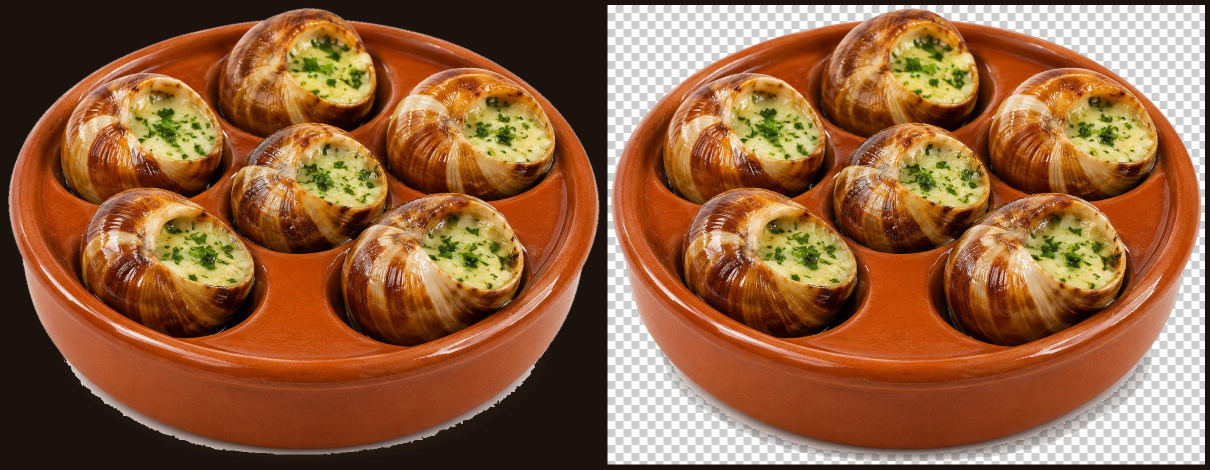
#> input picture _suivi/detourage-escargots.jpg, 2420 x 939 px (shown at 1/2 size); its folder holds only this picture in this run
$ python detourer-plats.py ../_suivi/detourage-escargots.jpg ../_suivi/detourage-foie-gras.jpg
#> lines starting #> are read from the running program, lines starting #| are printed output that depends on the picture; after the words box and inside, x2 and y2 are one past the last pixel; in counts of white or black regions, pixels touching at a corner belong together
#!/usr/bin/env python3
"""Détoure les plats du Traiteur (images Grok sur fond blanc uni) pour les poser sous les cloches.

Usage, depuis la racine du projet :
  python3 outils/detourer-plats.py recu/traiteur-plats/traiteur-escargots-2.jpg escargots [--apercu]

- Fond : les pixels presque blancs reliés au bord de l'image, affinés par GrabCut (OpenCV) ; bord adouci, couleurs
  « dé-blanchies » sur la frange (le halo blanc disparaît sur le fond sombre de la vitrine).
- Recadre au plus près du plat, puis écrit assets/images/grok/traiteur/<id>-480.webp et -800.webp (avec transparence).
- --apercu : écrit aussi _suivi/detourage-<id>.jpg (le plat sur fond sombre et sur damier) pour contrôle.
"""
import sys
from pathlib import Path

import cv2
import numpy as np
from PIL import Image
from scipy import ndimage

RACINE = Path(__file__).resolve().parent.parent
LARGEURS = [480, 800]


def detourer(chemin):
    rgb = np.asarray(Image.open(chemin).convert('RGB')).astype(np.int16)
    h, w, _ = rgb.shape
    ecart = (255 - rgb.min(axis=2))                          # 0 = blanc pur
    sat = rgb.max(axis=2) - rgb.min(axis=2)
    presque_blanc = (ecart < 26) & (sat < 22)
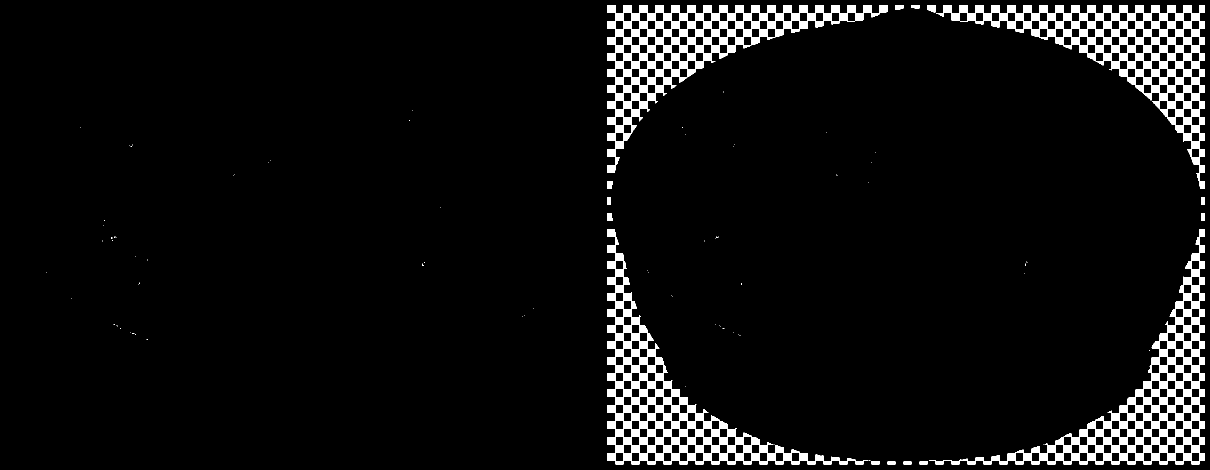
#> presque_blanc: shape (939, 2420) bool (shown at 1/2 size); 5.6% white; 88 white regions (72 under 20 px), largest, box (x1, y1, x2, y2) and area: (1872, 10, 2410, 378) 31993, (1215, 458, 1736, 929) 31808, (1215, 10, 1775, 346) 31461
    # fond = presque blanc relié au bord
    etiquettes, _ = ndimage.label(presque_blanc)
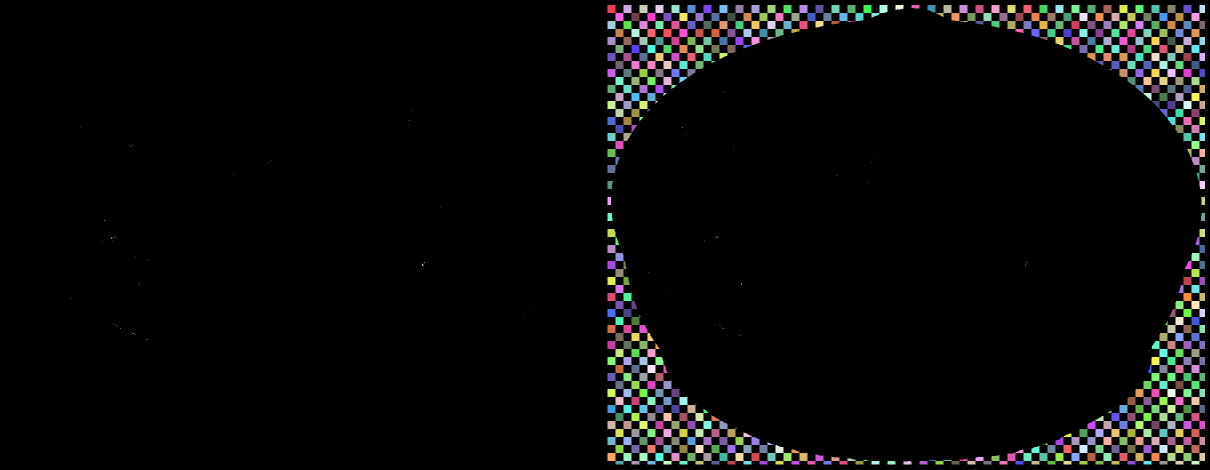
#> etiquettes: shape (939, 2420) int32 (shown at 1/2 size); 674 distinct labels, from 0 to 673; one colour per label, 0 black
    bord = np.unique(np.concatenate([etiquettes[0], etiquettes[-1], etiquettes[:, 0], etiquettes[:, -1]]))
#> bord = [0]
    fond = np.isin(etiquettes, bord[bord > 0])
#> fond: shape (939, 2420) bool; every value is 0
    # GrabCut : fond sûr au bord, fond probable = fond blanc, plat probable = le reste
    masque = np.where(fond, cv2.GC_PR_BGD, cv2.GC_PR_FGD).astype(np.uint8)
#> masque: shape (939, 2420); every value is 3
    m = max(4, min(h, w) // 60)
    masque[:m], masque[-m:], masque[:, :m], masque[:, -m:] = cv2.GC_BGD, cv2.GC_BGD, cv2.GC_BGD, cv2.GC_BGD
#> masque: shape (939, 2420); values 0 (black) and 3 (white), 95.6% white; 1 black region, box (x1, y1, x2, y2) and area: (0, 0, 2420, 939) 99870
    coeur = ndimage.binary_erosion(~fond, iterations=6)
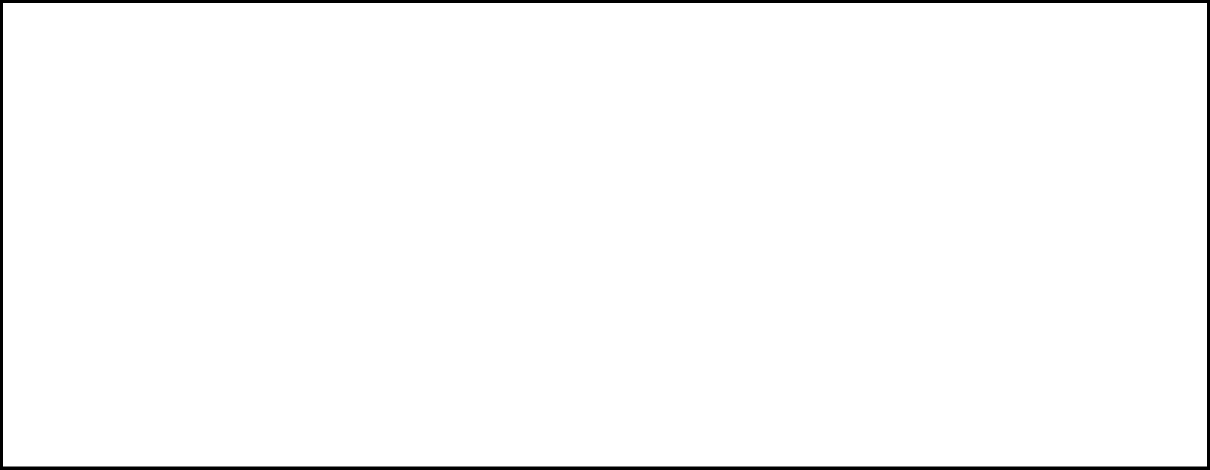
#> coeur: shape (939, 2420) bool (shown at 1/2 size); 98.2% white; 1 black region, box (x1, y1, x2, y2) and area: (0, 0, 2420, 939) 40164
    masque[coeur] = cv2.GC_FGD
    bgr = cv2.cvtColor(rgb.astype(np.uint8), cv2.COLOR_RGB2BGR)
    bg, fg = np.zeros((1, 65), np.float64), np.zeros((1, 65), np.float64)
    cv2.grabCut(bgr, masque, None, bg, fg, 4, cv2.GC_INIT_WITH_MASK)
    plat = np.isin(masque, (cv2.GC_FGD, cv2.GC_PR_FGD))
    # garder le plus grand ensemble (et ce qui le touche), boucher les trous
    lab, n = ndimage.label(plat)
#> n = 1
    if n > 1:
        tailles = ndimage.sum(plat, lab, range(1, n + 1))
        garde = np.zeros(n + 1, bool); garde[1:] = tailles >= tailles.max() * 0.02
        plat = garde[lab]
    plat = ndimage.binary_fill_holes(plat)
    # bord adouci : alpha progressif sur une frange de 2 px, selon l'écart au blanc
    alpha = plat.astype(np.float32)
    frange = plat & ~ndimage.binary_erosion(plat, iterations=2)
#> frange: shape (939, 2420) bool; 0.59% white in thin lines or dots
    alpha[frange] = np.clip(ecart[frange] / 60.0, 0.25, 1.0)
    alpha = cv2.GaussianBlur(alpha, (0, 0), 0.7) * plat.astype(np.float32) + cv2.GaussianBlur(alpha, (0, 0), 0.7) * (~plat) * 0.6
    alpha = np.clip(alpha, 0, 1)
    # dé-blanchir la frange : c = (c - (1 - a) * 255) / a
    a3 = np.maximum(alpha[..., None], 1e-3)
    couleur = np.clip((rgb - (1 - a3) * 255) / a3, 0, 255)
    couleur = np.where(alpha[..., None] > 0.98, rgb, couleur)
    # ombre portée : le gris neutre et clair qui touche le fond devient une ombre douce et transparente
    neutre = plat & (sat < 16) & (rgb.min(axis=2) > 110)
#> neutre: shape (939, 2420) bool; 12.2% white; 96 white regions (90 under 20 px), largest, box (x1, y1, x2, y2) and area: (1215, 10, 2410, 929) 276341, (591, 907, 624, 909) 64, (144, 740, 154, 750) 42, (1054, 744, 1062, 750) 29, (1063, 733, 1068, 741) 26, (836, 876, 842, 880) 21
    lab, n = ndimage.label(neutre)
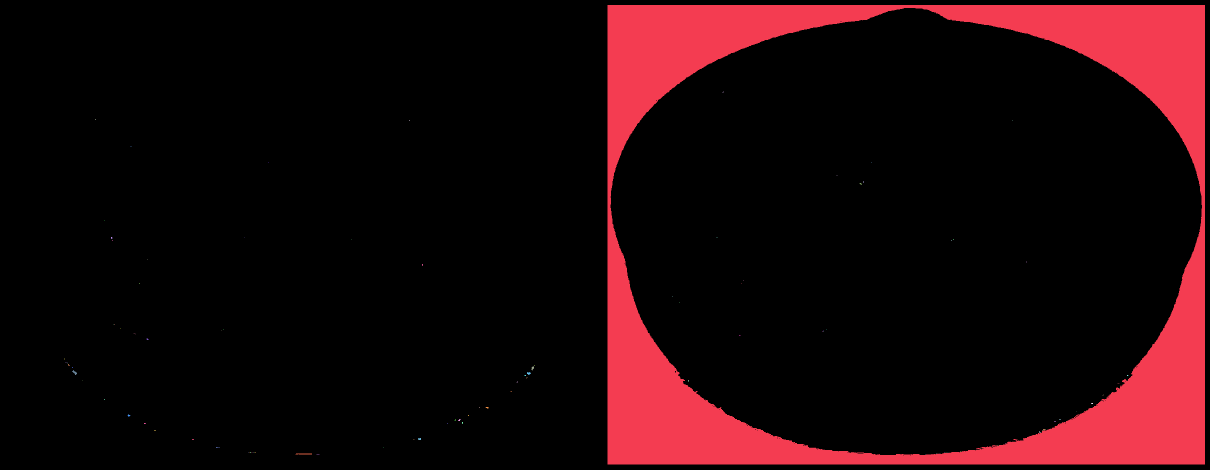
#> lab: shape (939, 2420) int32 (shown at 1/2 size); 114 distinct labels, from 0 to 113; one colour per label, 0 black
#> n = 113
    if n:
        voisin_fond = ndimage.binary_dilation(~plat, iterations=2)
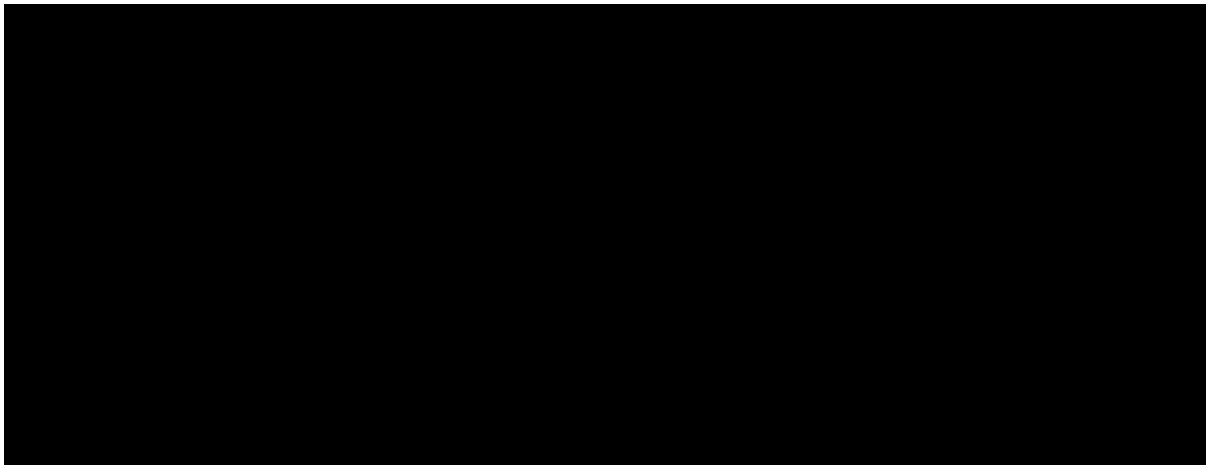
#> voisin_fond: shape (939, 2420) bool (shown at 1/2 size); 2.4% white; 1 white region, box (x1, y1, x2, y2) and area: (0, 0, 2420, 939) 53488
        touche = np.unique(lab[voisin_fond & neutre])
#> touche = empty array
        ombre = np.isin(lab, touche[touche > 0])
        clair = rgb[..., :3].mean(axis=2)
        a_ombre = np.clip((255 - clair) / 255 * 1.4, 0, 0.5)
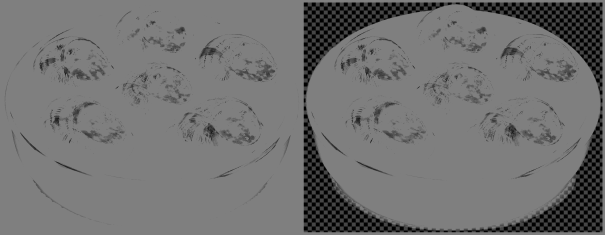
#> a_ombre: shape (939, 2420) float64 (shown at 1/4 size); min 0, max 0.5, mean 0.448
        alpha = np.where(ombre, a_ombre, alpha)
        couleur = np.where(ombre[..., None], np.array([46, 30, 20]), couleur)
        alpha = cv2.GaussianBlur(alpha.astype(np.float32), (0, 0), 0.6)
    rgba = np.dstack([couleur, alpha * 255]).astype(np.uint8)
    img = Image.fromarray(rgba, 'RGBA')
    boite = img.getchannel('A').point(lambda v: 255 if v > 8 else 0).getbbox()
#> boite = (5, 5, 2415, 934)
    marge = 6
    if boite:
        img = img.crop((max(0, boite[0] - marge), max(0, boite[1] - marge), min(w, boite[2] + marge), min(h, boite[3] + marge)))
    return img


def main():
    if len(sys.argv) < 3:
        print(__doc__); sys.exit(1)
    source, ident = Path(sys.argv[1]), sys.argv[2]
    img = detourer(source)
    dossier = RACINE / 'assets/images/grok/traiteur'
    dossier.mkdir(parents=True, exist_ok=True)
    for L in LARGEURS:
        im = img if img.width <= L else img.resize((L, round(img.height * L / img.width)), Image.LANCZOS)
        im.save(dossier / f'{ident}-{L}.webp', 'WEBP', quality=86, method=6)
#> this loop made 2 passes
#> pass 2, in main, `im = img if img.width <= L else img.resize((L, round(img.height * L / ..`:
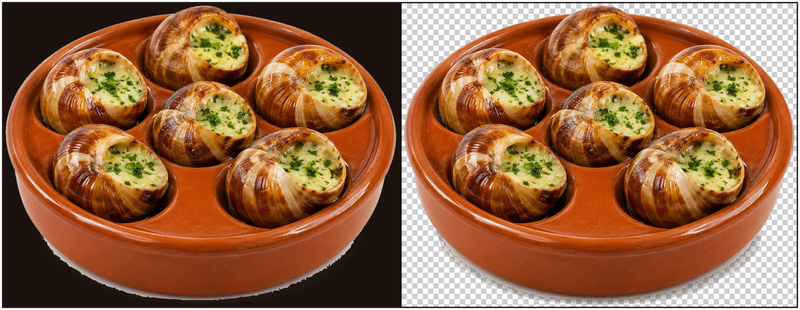
#> im: PIL image 800x310 RGBA; mean R, G, B, A 146, 97.3, 61.6, 250.4; transparent parts drawn white
    print(f'{ident} : {img.width} x {img.height} → assets/images/grok/traiteur/{ident}-{{480,800}}.webp')
#| ../_suivi/detourage-foie-gras.jpg : 2420 x 939 → assets/images/grok/traiteur/../_suivi/detourage-foie-gras.jpg-{480,800}.webp
    if '--apercu' in sys.argv:
        W = img.width
        fond = Image.new('RGB', (W * 2 + 30, img.height + 20), (27, 18, 13))
        damier = Image.new('RGB', (W, img.height), (255, 255, 255))
        for y in range(0, img.height, 16):
            for x in range(0, W, 16):
                if (x // 16 + y // 16) % 2: damier.paste((205, 205, 205), (x, y, x + 16, y + 16))
        damier.paste(img, (0, 0), img)
        fond.paste(img, (10, 10), img); fond.paste(damier, (W + 20, 10))
        (RACINE / '_suivi').mkdir(exist_ok=True)
        fond.save(RACINE / f'_suivi/detourage-{ident}.jpg', quality=85)


if __name__ == '__main__':
    main()
